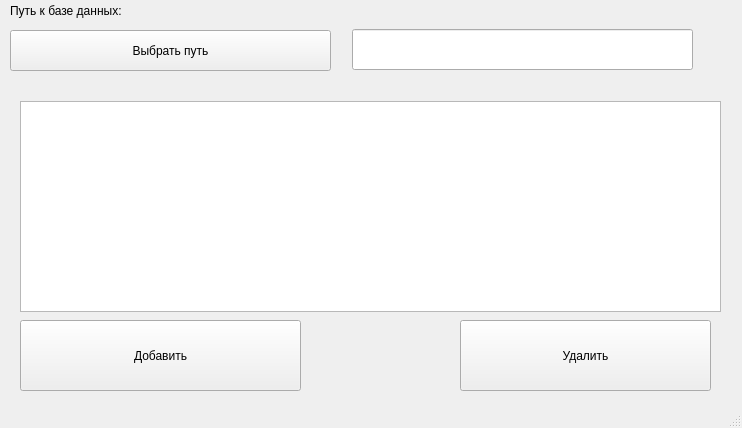
<?xml version="1.0" encoding="UTF-8"?>
<ui version="4.0">
 <class>MainWindow</class>
 <widget class="QMainWindow" name="MainWindow">
  <property name="geometry">
   <rect>
    <x>0</x>
    <y>0</y>
    <width>742</width>
    <height>428</height>
   </rect>
  </property>
  <property name="windowTitle">
   <string>MainWindow</string>
  </property>
  <widget class="QWidget" name="centralwidget">
   <widget class="QLabel" name="pathLabel">
    <property name="geometry">
     <rect>
      <x>10</x>
      <y>0</y>
      <width>231</width>
      <height>21</height>
     </rect>
    </property>
    <property name="text">
     <string>Путь к базе данных:</string>
    </property>
   </widget>
   <widget class="QTableView" name="tableView">
    <property name="geometry">
     <rect>
      <x>20</x>
      <y>101</y>
      <width>701</width>
      <height>211</height>
     </rect>
    </property>
   </widget>
   <widget class="QPushButton" name="addButton">
    <property name="geometry">
     <rect>
      <x>20</x>
      <y>320</y>
      <width>281</width>
      <height>71</height>
     </rect>
    </property>
    <property name="text">
     <string>Добавить</string>
    </property>
   </widget>
   <widget class="QPushButton" name="rmButton">
    <property name="geometry">
     <rect>
      <x>460</x>
      <y>320</y>
      <width>251</width>
      <height>71</height>
     </rect>
    </property>
    <property name="text">
     <string>Удалить</string>
    </property>
   </widget>
   <widget class="QPushButton" name="path_db_Button">
    <property name="geometry">
     <rect>
      <x>10</x>
      <y>30</y>
      <width>321</width>
      <height>41</height>
     </rect>
    </property>
    <property name="text">
     <string>Выбрать путь</string>
    </property>
   </widget>
   <widget class="QLineEdit" name="lineEdit">
    <property name="geometry">
     <rect>
      <x>352</x>
      <y>29</y>
      <width>341</width>
      <height>41</height>
     </rect>
    </property>
   </widget>
  </widget>
  <widget class="QStatusBar" name="statusbar"/>
 </widget>
 <resources/>
 <connections/>
</ui>
